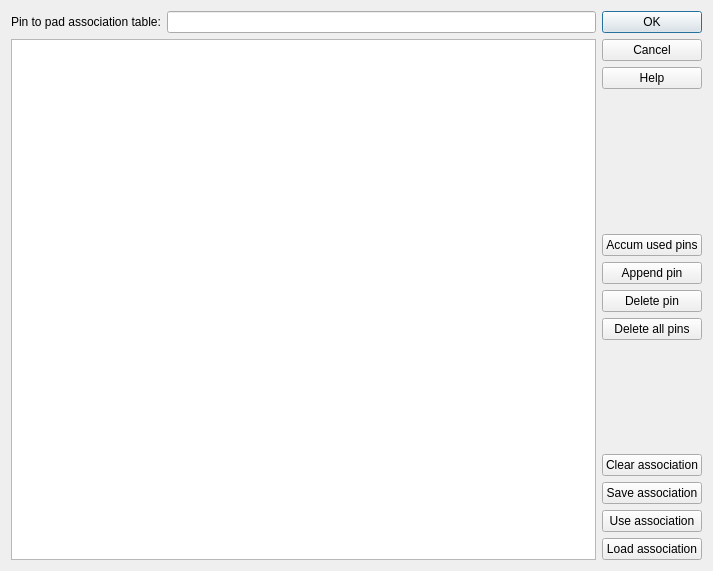
<?xml version="1.0" encoding="UTF-8"?>
<ui version="4.0">
 <class>SdDPads</class>
 <widget class="QDialog" name="SdDPads">
  <property name="geometry">
   <rect>
    <x>0</x>
    <y>0</y>
    <width>713</width>
    <height>571</height>
   </rect>
  </property>
  <property name="windowTitle">
   <string>Pads association</string>
  </property>
  <layout class="QHBoxLayout" name="horizontalLayout_2">
   <item>
    <layout class="QVBoxLayout" name="verticalLayout_2">
     <item>
      <layout class="QHBoxLayout" name="horizontalLayout">
       <item>
        <widget class="QLabel" name="label">
         <property name="text">
          <string>Pin to pad association table:</string>
         </property>
        </widget>
       </item>
       <item>
        <widget class="QLineEdit" name="mAssociationName"/>
       </item>
      </layout>
     </item>
     <item>
      <widget class="QTableWidget" name="mPadTable"/>
     </item>
    </layout>
   </item>
   <item>
    <layout class="QVBoxLayout" name="verticalLayout">
     <item>
      <widget class="QDialogButtonBox" name="buttonBox">
       <property name="sizePolicy">
        <sizepolicy hsizetype="Preferred" vsizetype="Expanding">
         <horstretch>0</horstretch>
         <verstretch>0</verstretch>
        </sizepolicy>
       </property>
       <property name="orientation">
        <enum>Qt::Vertical</enum>
       </property>
       <property name="standardButtons">
        <set>QDialogButtonBox::Cancel|QDialogButtonBox::Help|QDialogButtonBox::Ok</set>
       </property>
      </widget>
     </item>
     <item>
      <spacer name="verticalSpacer">
       <property name="orientation">
        <enum>Qt::Vertical</enum>
       </property>
       <property name="sizeHint" stdset="0">
        <size>
         <width>20</width>
         <height>40</height>
        </size>
       </property>
      </spacer>
     </item>
     <item>
      <widget class="QPushButton" name="mAccumUsedPins">
       <property name="text">
        <string>Accum used pins</string>
       </property>
      </widget>
     </item>
     <item>
      <widget class="QPushButton" name="mAppendPin">
       <property name="text">
        <string>Append pin</string>
       </property>
      </widget>
     </item>
     <item>
      <widget class="QPushButton" name="mDeletePin">
       <property name="text">
        <string>Delete pin</string>
       </property>
      </widget>
     </item>
     <item>
      <widget class="QPushButton" name="mDeleteAllPins">
       <property name="text">
        <string>Delete all pins</string>
       </property>
      </widget>
     </item>
     <item>
      <spacer name="verticalSpacer_2">
       <property name="orientation">
        <enum>Qt::Vertical</enum>
       </property>
       <property name="sizeHint" stdset="0">
        <size>
         <width>20</width>
         <height>40</height>
        </size>
       </property>
      </spacer>
     </item>
     <item>
      <widget class="QPushButton" name="mAssociationClear">
       <property name="text">
        <string>Clear association</string>
       </property>
      </widget>
     </item>
     <item>
      <widget class="QPushButton" name="mAssociationSave">
       <property name="text">
        <string>Save association</string>
       </property>
      </widget>
     </item>
     <item>
      <widget class="QPushButton" name="mAssociationUse">
       <property name="text">
        <string>Use association</string>
       </property>
      </widget>
     </item>
     <item>
      <widget class="QPushButton" name="mAssociationLoad">
       <property name="text">
        <string>Load association</string>
       </property>
      </widget>
     </item>
    </layout>
   </item>
  </layout>
 </widget>
 <resources/>
 <connections>
  <connection>
   <sender>buttonBox</sender>
   <signal>accepted()</signal>
   <receiver>SdDPads</receiver>
   <slot>accept()</slot>
   <hints>
    <hint type="sourcelabel">
     <x>248</x>
     <y>254</y>
    </hint>
    <hint type="destinationlabel">
     <x>157</x>
     <y>274</y>
    </hint>
   </hints>
  </connection>
  <connection>
   <sender>buttonBox</sender>
   <signal>rejected()</signal>
   <receiver>SdDPads</receiver>
   <slot>reject()</slot>
   <hints>
    <hint type="sourcelabel">
     <x>316</x>
     <y>260</y>
    </hint>
    <hint type="destinationlabel">
     <x>286</x>
     <y>274</y>
    </hint>
   </hints>
  </connection>
 </connections>
</ui>
